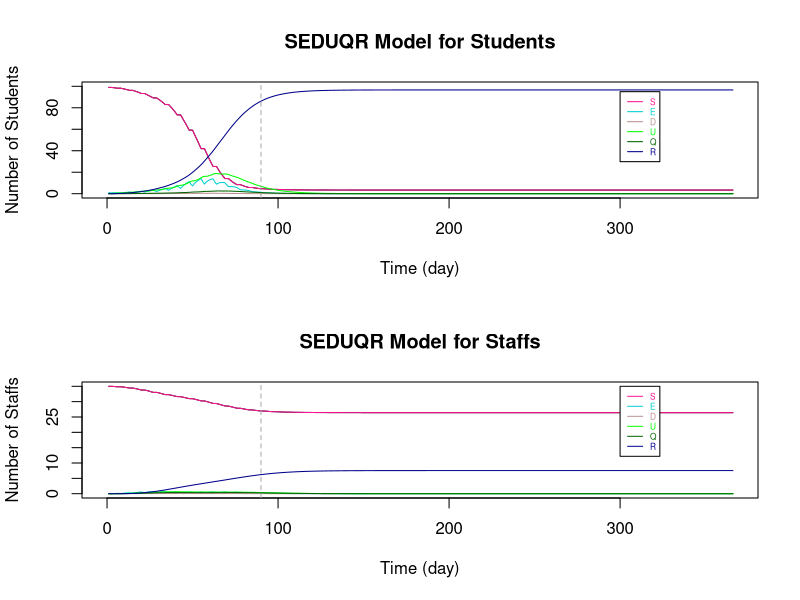

Generate this figure with R:
###################################################################################################################

# Parameters
Ta = matrix(c(0.64,1), nrow = 2) # transmissibility of student and staff
Ca = matrix(c(0.79,1), nrow = 1)  # susceptibility of student and staff
tau = c(0.54, 0.54/2)  # individual transmission rate within and outside the bubble
# set p: the transmission rate: 
p1 = Ta %*% Ca
# p = (student-student same bubble, student-student different, staff-student, student-staff, staff-staff both teaching same or different bubbles)
p = c(p1[1,1]*tau[1], p1[1,1]*tau[2], p1[2,1]*tau[2], p1[1,2]*tau[2], p1[2,2]*tau[2]) #RHO

a = 0.2  # ALPHA: rate from latent to infection
d = c(0.12,0.36) # d:probability of an infection is detectable/symptomatic for student and staff
e = 0.138 # EPSILON: the relative transmission for undetectable compared to detectable
o = 0.75  # THETA: rate of getting quanrantined 
y = 0.1 # GAMMA:recovery rate (differ by age and compartments)

r.values = c(9,3,10,3,3)  # r:contact r people (should be changing with time), in the same order as p (RHO)

T = 366
N = 10 # student number in each bubble


###################################################################################################################

# Define dataframe - students bubbles 1-10 and total staff
# Define array 
B <- matrix(rep(0), T, 7)
A <- array(rep(B), dim = c(T, 7, 11))

A[,1,] <- 10 #  S
A[,7,] <- 10 #  N
A[,1,11] <- 30  # 30 staffs are S initially
A[,7,11] <- 55 #  55 staffs in total (20 of them work from home)
A[1,,1] <- c(9,1,0,0,0,0,10)   # initials

dimnames(A) <- list(1:T, c("S","E","D","U","Q","R","N"), c(sprintf("B%d", 1:10),"Staff"))  # name the array

head(A)
da_d2 <- as.data.frame(A)

###################################################################################################################

# Set initials
S <- matrix(rep(0), T+1, 10)
E <- matrix(rep(0), T+1, 10)
D <- matrix(rep(0), T+1, 10)
U <- matrix(rep(0), T+1, 10)
Q <- matrix(rep(0), T+1, 10)
R <- matrix(rep(0), T+1, 10)
r <- matrix(rep(0), T+1, 10)

S.Staff=S1=S2=S3=S4=S5=S6=S
E.Staff=E1=E2=E3=E4=E5=E6=E
D.Staff=D1=D2=D3=D4=D5=D6=D
U.Staff=U1=U2=U3=U4=U5=U6=U
Q.Staff=Q1=Q2=Q3=Q4=Q5=Q6=Q
R.Staff=R1=R2=R3=R4=R5=R6=R
r1=r2=r3=r4=r5=r

S5.diff=S2.diff=S
E5.diff=E2.diff=E
D5.diff=D2.diff=D
U5.diff=U2.diff=U
R5.diff=R2.diff=R
r5.diff=r2.diff=r

S.Staff.change = S.Staff

# Staff replacement
Staff.School = S.Staff  
Staff.rp = S.Staff  

# Tutorial Group
S.Std_Std = S
S.Std1=S.Std2=S
S.Stf=E.Stf=D.Stf=U.Stf=Q.Stf=R.Stf=S


###################################################################################################################
# The Symbols for the Dynamic system 

# STUDENTS
# S, E, D, U, Q, R : (without subscript of numbers) TOTAL number of students in each compartment (for an individual bubble)

# S1, E1, D1, U1, Q1, R1: TOTAL number of students in each compartments with ONLY the intractions WITHIN bubbles (for an individual bubble)

# S2.diff, E2.diff, D2.diff, U2.diff, R2.diff : TOTAL number of students that are not in the specified bubble (for an individual bubble)

# S2, E2, D2, U2, Q2, R2: CHANGE of number of students in each compartments by BETWEEN-BUBBLES interactions (for an individual bubble)

# S3, E3, D3, U3, Q3, R3 : CHANGE of number of students in each compartments by their teaching staffs (for an individual bubble)

# STAFFS
# S.Staff, E.Staff, D.Staff, U.Staff, Q.Staff, R.Staff : (without subscript of numbers) TOTAL number of STAFF in each compartment (for those teaching an individual bubble)

# S4, E4, D4, U4, Q4, R4: CHANGE of number of staffs in each compartments by the students they teach (for those teaching an individual bubble)

# S5.diff, E5.diff, D5.diff, U5.diff, R5.diff : TOTAL number of staffs that are not teaching the specified bubble (for those teaching an individual bubble)

# S5, E5, D5, U5, Q5, R5 : CHANGE of number of staffs in each compartments by staffs teaching other bubbles (for those teaching an individual bubble)

# S6, E6, D6, U6, Q6, R6 : CHANGE of number of staffs in each compartments by the staffs teaching the same bubble (for those teaching an individual bubble)

# r are the number of sesceptible contacts that an infection case would contact (vary with situations)

# Staff.School : the number of staff at school of teaching each bubble

# Staff.rp : the number of staff that can come to teach the bubble that were working from home

# TUTOR GROUP

# S.Std_Std : CHANGE of number of student in tutor group by infections within tutor group

# S.Std1 : CHANGE of number of student in bubble j by infections within tutor group

# S.Std2 : CHANGE of number of student in bubble j by infections from the tutor

# S.Stf, E.Stf, D.Stf, U.Stf, Q.Stf, R.Stf : Total number of tutors being infected in tutor group j

###################################################################################################################

# i : time step start from 1 
# j : bubble number 1 to 10

for (i in 1:T){
  for (j in 1:10){  
    
    ###### For STUDENTS
    
    # initals
    S[1,j] =  da_d2[1,paste("S.B", j, sep = "")]
    E[1,j] =  da_d2[1,paste("E.B", j, sep = "")]
    D[1,j] =  da_d2[1,paste("D.B", j, sep = "")]
    U[1,j] =  da_d2[1,paste("U.B", j, sep = "")]
    Q[1,j] =  da_d2[1,paste("Q.B", j, sep = "")]
    R[1,j] =  da_d2[1,paste("R.B", j, sep = "")]
    
    # STUDENT to STUDENT in the SAME BUBBLE
    S1[1,j] =  da_d2[1,paste("S.B", j, sep = "")]
    E1[1,j] =  da_d2[1,paste("E.B", j, sep = "")]
    D1[1,j] =  da_d2[1,paste("D.B", j, sep = "")]
    U1[1,j] =  da_d2[1,paste("U.B", j, sep = "")]
    Q1[1,j] =  da_d2[1,paste("Q.B", j, sep = "")]
    R1[1,j] =  da_d2[1,paste("R.B", j, sep = "")]
    r1[1,j] =  S[1,j]  # number of contact depends on how many S in the bubble
    
    # This formula comes from the dynamic equations (in powerpoint slide 4)
    S1[i+1,j] = S[i,j] - r1[i,j]*p[1]*(D[i,j]+e*U[i,j])
    E1[i+1,j] = E[i,j] + r1[i,j]*p[1]*(D[i,j]+e*U[i,j]) - a*E[i,j]
    D1[i+1,j] = D[i,j] + a*d[1]*E[i,j] - o*D[i,j]
    U1[i+1,j] = U[i,j] + a*(1-d[1])*E[i,j] - y*U[i,j]
    Q1[i+1,j] = Q[i,j] + o*D[i,j] - y*Q[i,j]
    R1[i+1,j] = R[i,j] + y*(Q[i,j]+U[i,j])
    r1[i+1,j] = S[i,j] 
    
    
    # STUDENT to STUDENT in DIFFERENT BUBBLES #
    # number of contact for each individual in bubble j to students in other bubbles
    r2.diff[1,j] =  3  # each student in j contact 3 students in other bubbles
    r2.diff[i+1,j] = r2.diff[i,j]    
    # the total number of contacts of the students in bubble j
    m = round(r2.diff[i,j]*(S[i,j]))  # only Susceptible individuals in j might be infected by students in other bubbles
    
    # inital values of total number of students at school not in bubble j
    # (only S,E,D,U are at school, currently not considered recovery come back to school yet)
    S2.diff[1,j] = 90
    E2.diff[1,j] = 0
    D2.diff[1,j] = 0
    U2.diff[1,j] = 0
    R2.diff[1,j] = 0
    
    # Subset for S,E,D,U compartments of all bubbles 
    all.S = (c(1:ncol(da_d2)) %% 7) == 1
    all.E = (c(1:ncol(da_d2)) %% 7) == 2
    all.D = (c(1:ncol(da_d2)) %% 7) == 3
    all.U = (c(1:ncol(da_d2)) %% 7) == 4
    all.R = (c(1:ncol(da_d2)) %% 7) == 6
    
    #total number of students at school not in bubble j (and not staff: the reason of removing the last column)
    # The number of S, E, D, U at time i, different to bubble j
    S2.diff[i,j] = round(sum((da_d2[i,(all.S)][,-j])[,c(1:ncol(da_d2[i,(all.S)][,-j])-1)]))
    E2.diff[i,j] = round(sum((da_d2[i,(all.E)][,-j])[,c(1:ncol(da_d2[i,(all.E)][,-j])-1)]))
    D2.diff[i,j] = round(sum((da_d2[i,(all.D)][,-j])[,c(1:ncol(da_d2[i,(all.D)][,-j])-1)]))
    U2.diff[i,j] = round(sum((da_d2[i,(all.U)][,-j])[,c(1:ncol(da_d2[i,(all.U)][,-j])-1)]))
    R2.diff[i,j] = round(sum((da_d2[i,(all.R)][,-j])[,c(1:ncol(da_d2[i,(all.R)][,-j])-1)]))
    
    # make a list of S, E, D, U not in bubble j (the times of repeat is the number of students in each compartment)
    list = c(rep("S", S2.diff[i,j]), rep("E", E2.diff[i,j]), rep("D", D2.diff[i,j]), rep("U", U2.diff[i,j]), rep("R", R2.diff[i,j]))
    
    #count the number of S,E,D,U that students in j contacted to
    # " sample(list, m, replace = TRUE) ": Randomly select m from list
    set.seed(123)
    countS = sum((sample(list, m, replace = TRUE))=="S") # for students in bubble j: the number of contact outside bubble j are S
    countE = sum((sample(list, m, replace = TRUE))=="E") # for students in bubble j: the number of contact outside bubble j are E
    countD = sum((sample(list, m, replace = TRUE))=="D") # for students in bubble j: the number of contact outside bubble j are D
    countU = sum((sample(list, m, replace = TRUE))=="U") # for students in bubble j: the number of contact outside bubble j are U
    countR = sum((sample(list, m, replace = TRUE))=="R") # for students in bubble j: the number of contact outside bubble j are R
    
    
    # The number of change in S and E compartments by interactions from other bubbles to bubbles j (only the partial effect)
    # initial (no intractions between bubbles at time 1)
    S2[1,j] = 0
    E2[1,j] = 0
    
    # The change in S and E for bubble j only depends on the number of:
    # 1. (   susceptible students in bubble j: r1[i,j] = S[i,j]   ) and 
    # 2. (   number of detectable/symtomatic and undetectable/asymtomatic that are contacted in other bubbles: countD+e*countU   
    #                                                        -- e is because the effectiveness on D and U in infection rate are different)
    S2[i+1,j] = -p[2]*(countD+e*countU)  # Only the change because of other bubbles
    E2[i+1,j] = p[2]*(countD+e*countU)  # Only the change because of other bubbles, so those Es goes into D/U compartments are included in E1
    
    
    # STAFF to STUDENTs they teach 
    # initial - there is no change of S and E initially
    S3[1,j] = 0
    E3[1,j] = 0
    r3[1,j] = r.values[3]
    
    # The change in S and E for bubble j depends on the number of D and U of staffs
    S3[i+1,j] = - r1[i,j]*p[3]*(D.Staff[i,j]+e*U.Staff[i,j])  
    E3[i+1,j] = r1[i,j]*p[3]*(D.Staff[i,j]+e*U.Staff[i,j])  
    r3[i+1,j] =  S[i,j]
    
    
    
    ### TUTOR GROUP
    
    # STUDENTs TO STUDENTs in the same tutorial group
    
    # A tutor group contains 2 bubbles of students and a staff that is not teaching the bubbles
    # With the tutor meeting of 15mins and a typical school day of 6 hours, the time length of contact is 1/24 of that in a bubble
    # initial (S.Std_Std is the change of S in tutor group j with students in both bubble j and 11-j)
    S.Std_Std[1,] = c(rep(0,10))  # S.Std_Std : total change of students in tutor group
    S.Std1[1,] = c(rep(0,10))
    
    
    # The change of S for tutor group j with students in both bubble j and 11-j
    if (j <= 5){ # 5 tutor groups in total
      S.Std_Std[i+1,j] = - (S[i,j]+S[i,11-j])*p[1]*((D[i,j]+e*U[i,j])+(D[i,11-j]+e*U[i,11-j]))*1/24
      
      # As the change is less than 0.5, separate the new cases of infections according to the percentage of S in each bubble
      if (S[i,j]+S[i,11-j] > 0){
        S.Std1[i+1,j] = S.Std_Std[i+1,j]*S[i,j]/(S[i,j]+S[i,11-j])  # S.Std1 : total change of students in  bubble j by having tutor group
        S.Std1[i+1,11-j] = S.Std_Std[i+1,j]*S[i,11-j]/(S[i,j]+S[i,11-j])
      }
      
      else{
        S.Std1[i+1,j] = 0
        S.Std1[i+1,11-j] = 0
      }
    }
    
    else{ # avoid to count the infections twice
    }
    
    
    # STAFF TO STUDENTs in the same tutorial group
    
    # There is only 1 staff for each tutor group
    # S.Std2 : the change of studnets in bubble j by infections from the tutor
    # initial - there is no change of S and E initially
    S.Std2[1,] = c(rep(0,10)) 
    
    # The change of S for tutor group j with students in both bubble j and 11-j
    if (j <= 5){ # 5 tutor groups in total
      if (S[i,j]+S[i,11-j] > 0){
        S.Std2[i+1,j] = - ((S[i,j]+S[i,11-j])*p[3]*(D.Stf[i,j]+e*U.Stf[i,j])*1/24)*(S[i,j]/(S[i,j]+S[i,11-j]))
        S.Std2[i+1,11-j] = - ((S[i,j]+S[i,11-j])*p[3]*(D.Stf[i,j]+e*U.Stf[i,j])*1/24)*(S[i,11-j]/(S[i,j]+S[i,11-j]))
      }
      
      else{
        S.Std2[i+1,j] = 0
        S.Std2[i+1,11-j] = 0
      }
    }
    
    else{ # avoid to count the infections twice
    }
    
    
    
    # TOTAL on STUDNETS 
    if (S1[i+1,j] + S2[i+1,j] + S3[i+1,j] + S.Std1[i+1,j] + S.Std2[i+1,j] >= 0){   # The total number of S has to be >= 0
      S[i+1,j] = S1[i+1,j] + S2[i+1,j] + S3[i+1,j] + S.Std1[i+1,j] + S.Std2[i+1,j]
      E[i+1,j] = E1[i+1,j] + E2[i+1,j] + E3[i+1,j] - S.Std1[i+1,j] - S.Std2[i+1,j]
    }
    else {  # If not, S = 0, 
      #         E = previous (time step) amout of E - the same amount of students reduced in S compartment - those move to the next compartments
      S[i+1,j] = 0
      E[i+1,j] = E[i,j] - (S[i+1,j]-S[i,j]) - a*E[i,j]
    }
    
    D[i+1,j] = D1[i+1,j]
    U[i+1,j] = U1[i+1,j]
    Q[i+1,j] = Q1[i+1,j]
    R[i+1,j] = R1[i+1,j]
    
    
    ###### For STAFF
    
    # Assume there are 55 staffs in total, initially 30 of them teach students. 
    # The overall effect on STAFF (stdent -> staff  &   staff -> staff in same / different bubble)
    
    # initials
    S.Staff[1,] =  3
    E.Staff[1,] =  0
    D.Staff[1,] =  0
    U.Staff[1,] =  0
    Q.Staff[1,] =  0
    R.Staff[1,] =  0
    
    # STUDENT to STAFF
    # initials
    S4[1,j] = 0
    r4[1,j] = r.values[4]  
    
    # Only S and E compartments will change directly by the infection cause by studnets (E3 = -S3)
    S4[i+1,j] = - r4[i]*p[4]*(D[i,j]+e*U[i,j])
    r4[i+1,j] = S.Staff[i,j]
    
    
    # STAFF to STAFF (teach same bubble)
    # initials
    S6[1,j] = 0
    
    # Only S and E compartments will change directly by the infection cause by staffs teach same bubble (E6 = -S6)
    S6[i+1,j] = - r4[i]*p[5]*(D.Staff[i,j]+e*U.Staff[i,j])
    
    
    # STAFF to STAFF (teach different bubbles)
    # number of contact for each individual staff teach bubble j to the staffs teach other bubbles
    r5.diff[1,j] =  3  # each staff teach j contact 3 staffs teach other bubbles
    r5.diff[i+1,j] = r5.diff[i,j]    
    # the total number of contacts of the students in bubble j
    m.Staff = round(r5.diff[i,j]*(S.Staff[i,j]))  # only Susceptible staffs in j might be infected 
    
    # inital values of total number of staff at school not teach bubble j
    # (only S,E,D,U are at school, currently not considered recovery come back to school yet)
    S5.diff[1,] = 27
    E5.diff[1,] = 0
    D5.diff[1,] = 0
    U5.diff[1,] = 0
    R5.diff[1,] = 0
    
    # The number of S, E, D, U at time i, not teaching to bubble j
    S5.diff[i,j] = round(sum(S.Staff[i,])-S.Staff[i,j])
    E5.diff[i,j] = round(sum(E.Staff[i,])-E.Staff[i,j])
    D5.diff[i,j] = round(sum(D.Staff[i,])-D.Staff[i,j])
    U5.diff[i,j] = round(sum(U.Staff[i,])-U.Staff[i,j])
    R5.diff[i,j] = round(sum(R.Staff[i,])-R.Staff[i,j])
    
    # make a list of S, E, D, U not teach bubble j (the times of repeat is the number of staff in each compartment)
    list.Staff = c(rep("S", S5.diff[i,j]), rep("E", E5.diff[i,j]), rep("D", D5.diff[i,j]), rep("U", U5.diff[i,j]), rep("R", R5.diff[i,j]))
    
    #count the number of S,E,D,U that staffs teaching bubble j contacted to
    # " sample(list.Staff, m.Staff, replace = TRUE) ": Randomly select m.Staff from list
    set.seed(123)
    count.StaffS = sum((sample(list.Staff, m.Staff, replace = TRUE))=="S") # for students in bubble j: the number of contact outside bubble j are S
    count.StaffE = sum((sample(list.Staff, m.Staff, replace = TRUE))=="E") # for students in bubble j: the number of contact outside bubble j are E
    count.StaffD = sum((sample(list.Staff, m.Staff, replace = TRUE))=="D") # for students in bubble j: the number of contact outside bubble j are D
    count.StaffU = sum((sample(list.Staff, m.Staff, replace = TRUE))=="U") # for students in bubble j: the number of contact outside bubble j are U
    count.StaffR = sum((sample(list.Staff, m.Staff, replace = TRUE))=="R") # for students in bubble j: the number of contact outside bubble j are R
    
    # The number of change in S and E compartments by staffs teach j and other staffs contacts
    # initial (no transmission at time 1)
    S5[1,j] = 0
    
    # The change in S and E for staffs teach bubble j only depends on the number of:
    # 1. (   susceptible staffs teach bubble j: r5[i,j] = S.Staff[i,j]   ) and 
    # 2. (   number of detectable/symtomatic and undetectable/asymtomatic staffs teach other bubbles: count.StaffD+e*count.StaffU
    #                                                        -- e is because the effectiveness on D and U in infection rate are different)
    S5[i+1,j] = - p[5]*(count.StaffD+e*count.StaffU)  # Only the change because of staff teach other bubbles
    # E5 = -S5
    
    
    # TUTOR GROUP
    
    # The STUDENTS in the tutor group to STAFF
    # Assume for tutor group 1-5, the tutor is not teaching any bubbles
    # There is no staff to replace tutor if he is infected, but he will work again when he has recovered
    # initial - there is no change of S and E initially
    S.Stf[1,] = c(rep(1,5), rep(0,5)) 
    E.Stf[1,] = D.Stf[1,] = U.Stf[1,] = Q.Stf[1,] = R.Stf[1,] = rep(0,10)
    
    
    # The total number of S for staff in tutor group j 
    if (j <= 5){ # 5 tutor groups in total
      if (S.Stf[i,j] > 0){
        S.Stf[i+1,j] = S.Stf[i,j] - S.Stf[i,j]*p[4]*((D[i,j]+e*U[i,j])+(D[i,11-j]+e*U[i,11-j]))*1/24
      }
      
      else{
        S.Stf[i+1,j] = 0
      }
    }
    
    else{ # avoid to count the infections twice
      S.Stf[i+1,j] = 0
    }
    
    E.Stf[i+1,j] = E.Stf[i,j] + (S.Stf[i+1,j] - S.Stf[i,j]) - a*E.Stf[i,j]
    D.Stf[i+1,j] = D.Stf[i,j] + a*d[1]*E.Stf[i,j] - o*D.Stf[i,j]
    U.Stf[i+1,j] = U.Stf[i,j] + a*(1-d[1])*E.Stf[i,j] - y*U.Stf[i,j]
    Q.Stf[i+1,j] = Q.Stf[i,j] + o*D.Stf[i,j] - y*Q.Stf[i,j]
    R.Stf[i+1,j] = R.Stf[i,j] + y*(Q.Stf[i,j]+U.Stf[i,j])
    
    
    # TOTAL on STAFF
    # the total change of staff
    
    S.Staff.change[1,j] = 0
    S.Staff.change[i+1,j] = -(S4[i+1,j] + S5[i+1,j] + S6[i+1,j])    
    
    # With larger number in each group, remove the overlapping cases of new infection by:
    # (There might be chance an individual staff is infected by both students he teach and other staff he contact with)
    # Here, use randomly choosing to reduce the overlapping change effect
    # # # count.StaffS_overlap = - round(S3[i+1,j] + S5[i+1,j] + S6[i+1,j]) # the infected cases/the change in S (with overlap)
    
    # This formula comes from the dynamic equations (in powerpoint slide 4)
    S.Staff[i+1,j] = S.Staff[i,j] - S.Staff.change[i+1,j]
    E.Staff[i+1,j] = E.Staff[i,j] + S.Staff.change[i+1,j] - a*E.Staff[i,j]
    D.Staff[i+1,j] = D.Staff[i,j] + a*d[2]*E.Staff[i,j] - o*D.Staff[i,j]
    U.Staff[i+1,j] = U.Staff[i,j] + a*(1-d[2])*E.Staff[i,j] - y*U.Staff[i,j]
    Q.Staff[i+1,j] = Q.Staff[i,j] + o*D.Staff[i,j] - y*Q.Staff[i,j]
    R.Staff[i+1,j] = R.Staff[i,j] + y*(Q.Staff[i,j]+U.Staff[i,j])
    
    
    # STAFF replacement (remove this part to see if there is no extra staff that teaching the same course)
    # We assume initially 30 out of 55 staffs are teaching bubbles and the other 20 staffs are working from home.
    # Assume each bubble has 3 teaching staff and 2 other staffs working from home that can teach the same course.
    # If one of the staff was teaching at school is isolated, a staff that is "teaching the same course" will come back to school and teach the bubble. (within 24h)
    # When an istolated staff is recovered, he will come back to school on the next day. (within 24h)
    # If that result in more than 3 staffs teaching the bubble, let some susceptible staffs to work from home.  
    # So, each bubble will have 3 teaching staffs until there are not enough staffs available.
    
    Staff.rp[1,j] = 2  # the staff can come to teach in the next day that are working from home
    Staff.School[1,j] = 3  # total number of staffs that are teaching the bubble
    Staff.School[i,j] = S.Staff[i,j] + E.Staff[i,j] + D.Staff[i,j] + U.Staff[i,j] + R.Staff[i,j]
    
    if (Staff.School[i,j] < 3) {  # if the number of staff teaching bubble j is less than 3
      
      if ((3 - Staff.School[i,j]) <= Staff.rp[i,j]) {  # if there are enough staff to come back and teach
        S.Staff[i+1,j] = S.Staff[i+1,j] + (3 - Staff.School[i,j])
        Staff.rp[i+1,j] = Staff.rp[i,j] - (3 - Staff.School[i,j])
      }
      
      else{  # if there is not enought staff to come back and teach
        S.Staff[i+1,j] = S.Staff[i+1,j] + Staff.rp[i,j]
        Staff.rp[i+1,j] = 0
      }
    }
    
    else{  
      if (round(Staff.School[i,j]) > 3) { # if after the staff combing back from isolation, there are more than 3 staffs teaching the bubble j
        S.Staff[i+1,j] = S.Staff[i+1,j] - (Staff.School[i,j] - 3)
        Staff.rp[i+1,j] = Staff.rp[i,j] + (Staff.School[i,j] - 3)
      } 
      
      else {# if there are 3 staffs teaching the bubble j
        S.Staff[i+1,j] = S.Staff[i+1,j]
        Staff.rp[i+1,j] = Staff.rp[i,j] 
      }
    }
    
    
    
    # The change on Weekends
    # There will not be new infections from 0 A.M. on Saturday till 0 A.M. on the following Monday
    
    offschool = c(seq(0,T,7)-1,seq(0,T,7)-0)
    
    if (!is.na(match(i, setdiff(0:T,offschool))) == TRUE){  #if time i is weekday
    }
    
    else{  #if time i is weekend
      S[i+1,j] = S[i,j]
      E[i+1,j] = E[i,j] - a*E[i,j]
      
      S.Staff[i+1,j] = S.Staff[i,j]
      E.Staff[i+1,j] = E.Staff[i,j] - a*E.Staff[i,j]
      
    }
    
    # Add the results of each time step i and each bubble j of each compartments to the dataframe da_d2
    da_d2[i,paste("S.B", j, sep = "")] <- S[i,j]
    da_d2[i,paste("E.B", j, sep = "")] <- E[i,j]
    da_d2[i,paste("D.B", j, sep = "")] <- D[i,j]
    da_d2[i,paste("U.B", j, sep = "")] <- U[i,j]
    da_d2[i,paste("Q.B", j, sep = "")] <- Q[i,j]
    da_d2[i,paste("R.B", j, sep = "")] <- R[i,j]
    
    da_d2[i,paste("S.", "Staff", sep = "")] <- sum(S.Staff[i,]) + sum(S.Stf[i,])
    da_d2[i,paste("E.", "Staff", sep = "")] <- sum(E.Staff[i,]) + sum(E.Stf[i,])
    da_d2[i,paste("D.", "Staff", sep = "")] <- sum(D.Staff[i,]) + sum(D.Stf[i,])
    da_d2[i,paste("U.", "Staff", sep = "")] <- sum(U.Staff[i,]) + sum(U.Stf[i,])
    da_d2[i,paste("Q.", "Staff", sep = "")] <- sum(Q.Staff[i,]) + sum(Q.Stf[i,])
    da_d2[i,paste("R.", "Staff", sep = "")] <- sum(R.Staff[i,]) + sum(R.Stf[i,])
    
    # Sum up the total dynamic of students for all bubbles
    da_d2$S.Student[i] <- sum(S[i,])
    da_d2$E.Student[i] <- sum(E[i,])
    da_d2$D.Student[i] <- sum(D[i,])
    da_d2$U.Student[i] <- sum(U[i,])
    da_d2$Q.Student[i] <- sum(Q[i,])
    da_d2$R.Student[i] <- sum(R[i,])
    da_d2$N.Student[i] <- 100
    
  }
}

# Add extra columns 
for (i in 1:T){
  
  # total number of Staffs working from home
  da_d2$Staff.rp[i] <- sum(Staff.rp[i,])  
  
  # reproduction rate Rt
  da_d2$Rt.Student[i] <- (da_d2$E.Student[i+1] + da_d2$D.Student[i+1] + da_d2$U.Student[i+1] + da_d2$Q.Student[i+1]) / 
    (da_d2$E.Student[i] + da_d2$D.Student[i] + da_d2$U.Student[i] + da_d2$Q.Student[i])
  
  da_d2$Rt.Staff[i] <- (da_d2$E.Staff[i+1] + da_d2$D.Staff[i+1] + da_d2$U.Staff[i+1] + da_d2$Q.Staff[i+1]) / 
    (da_d2$E.Staff[i] + da_d2$D.Staff[i] + da_d2$U.Staff[i] + da_d2$Q.Staff[i])
}



###################################################################################################################
# Plot SEDUQR graphs
par(mfrow=c(2, 1), lwd=1)

# Students
X_lim <- seq(1,T,by=1)
plot(da_d2$S.Student~X_lim, pch=15, col="black", main = "SEDUQR Model for Students", type = "l", xlab = "Time (day)", ylab = "Number of Students", xlim = c(0,T), ylim = c(0,100))

lines(da_d2$S.Student, col="DeepPink", lty=1)
lines(da_d2$E.Student, col="darkTurquoise", lty=1)
lines(da_d2$D.Student, col="RosyBrown", lty=1)
lines(da_d2$U.Student, col="green", lty=1)
lines(da_d2$Q.Student, col="darkgreen", lty=1)
lines(da_d2$R.Student, col="darkblue", lty=1)

legend(300, 95 ,c("S","E","D", "U", "Q", "R"),col=c("DeepPink","darkTurquoise","RosyBrown", "green", "darkgreen", "darkblue"),
       text.col=c("DeepPink","darkTurquoise","RosyBrown", "green", "darkgreen", "darkblue"),lty=c(1,1,1,1,1,1),
       cex=0.5)

abline(v=90,col="dark grey", lty=2)

# Staffs
X_lim <- seq(1,T,by=1)
plot(da_d2$S.Staff~X_lim, pch=15, col="black", main = "SEDUQR Model for Staffs", type = "l", xlab = "Time (day)", ylab = "Number of Staffs", xlim = c(0,T), ylim = c(0,35))

lines(da_d2$S.Staff, col="DeepPink", lty=1)
lines(da_d2$E.Staff, col="darkTurquoise", lty=1)
lines(da_d2$D.Staff, col="RosyBrown", lty=1)
lines(da_d2$U.Staff, col="green", lty=1)
lines(da_d2$Q.Staff, col="darkgreen", lty=1)
lines(da_d2$R.Staff, col="darkblue", lty=1)

legend(300, 35,c("S","E","D", "U", "Q", "R"),col=c("DeepPink","darkTurquoise","RosyBrown", "green", "darkgreen", "darkblue"),
       text.col=c("DeepPink","darkTurquoise","RosyBrown", "green", "darkgreen", "darkblue"),lty=c(1,1,1,1,1,1),
       cex=0.5)

abline(v=90,col="dark grey", lty=2)

